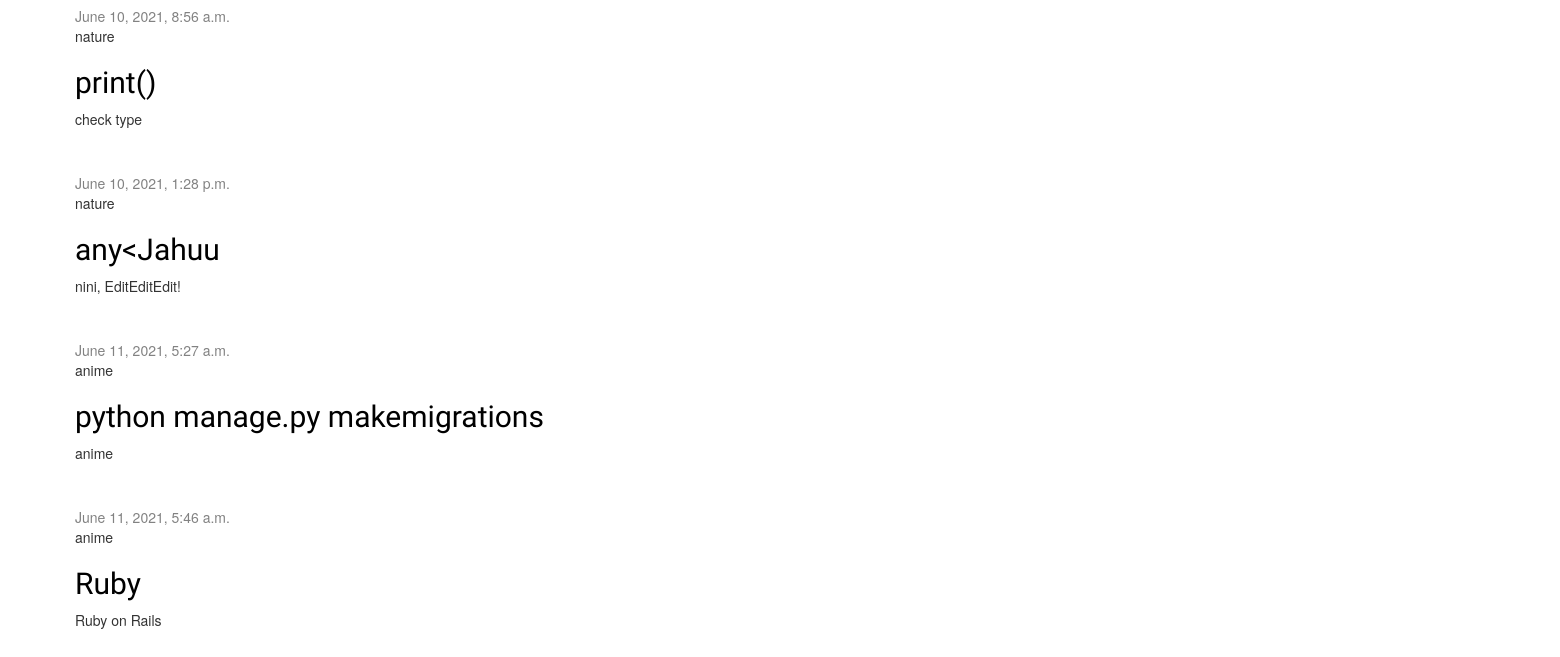
The app's page / (lower part), older data.
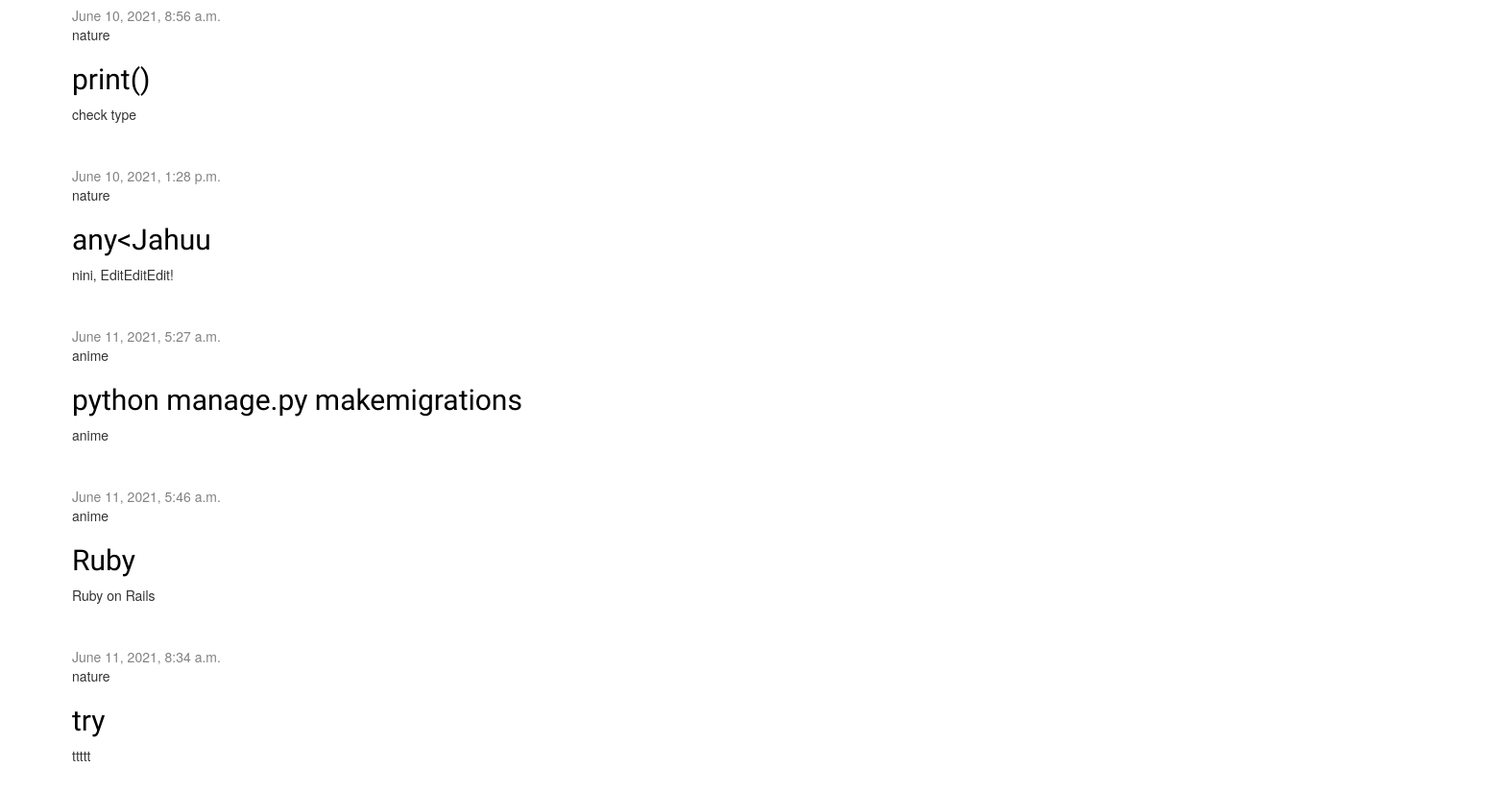
The same page, newer data.
### blog/models.py (models this page shows, shortened)
class Post(models.Model):
    author = models.ForeignKey(settings.AUTH_USER_MODEL, on_delete=models.CASCADE)
    title = models.CharField(max_length=200)
    text = models.TextField()
    created_date = models.DateTimeField(default=timezone.now)
    published_date = models.DateTimeField(blank=True, null=True)
    post_type = models.CharField(choices=POST_TYPE_CHOICE, max_length=20, default='lifestyle')

### blog/views.py (the view)
# urls.py: path('', views.post_list, name='post_list'),
def post_list(request):
    posts = Post.objects.filter(published_date__lte=timezone.now()).order_by('published_date')
    return render(request, 'blog/post_list.html', {'posts': posts})

### blog/templates/blog/post_list.html (shortened to what this page needs)
{%extends 'blog/base.html'%}
{%block content%}
    <div class="tab-content">
        <div id="posttypeall" class="tab-pane active">
            {% for post in posts %}
                <div class="post">
                    <div class="date">
                        {{ post.published_date }}
                    </div>
                    <div>{{ post.post_type}}</div>
                    <h2><a href="{% url 'post_detail' pk=post.pk %}">{{ post.title }}</a></h2>
                    <p>{{ post.text|linebreaksbr }}</p>
                </div>
            {% endfor %}
        </div>
    </div>
{%endblock%}

Row changes from the older to the newer data that the page shows:
added Post: published_date "June 11, 2021, 8:34 a.m.", post_type "nature", title "try", text "ttttt"
